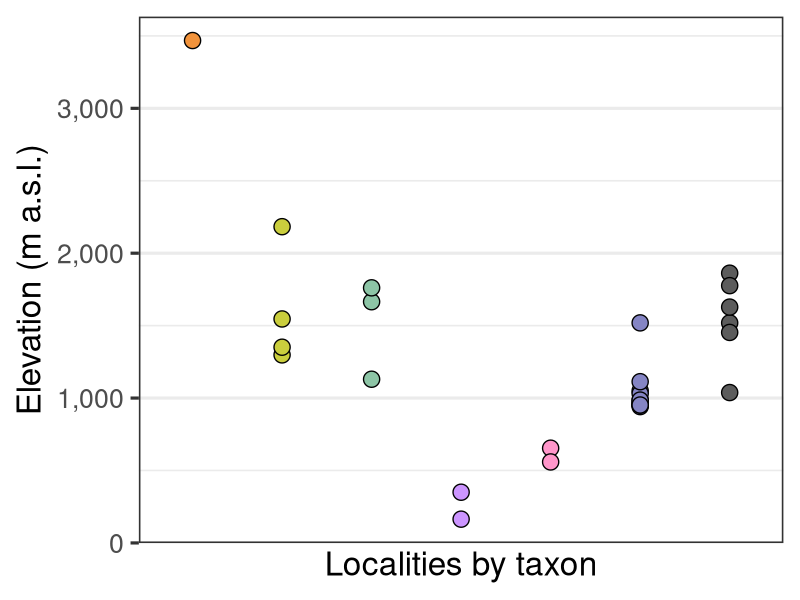
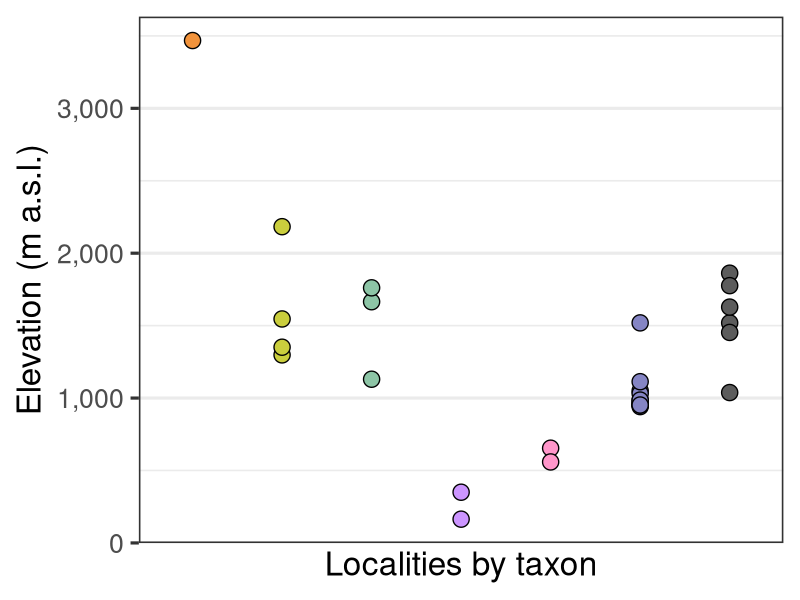
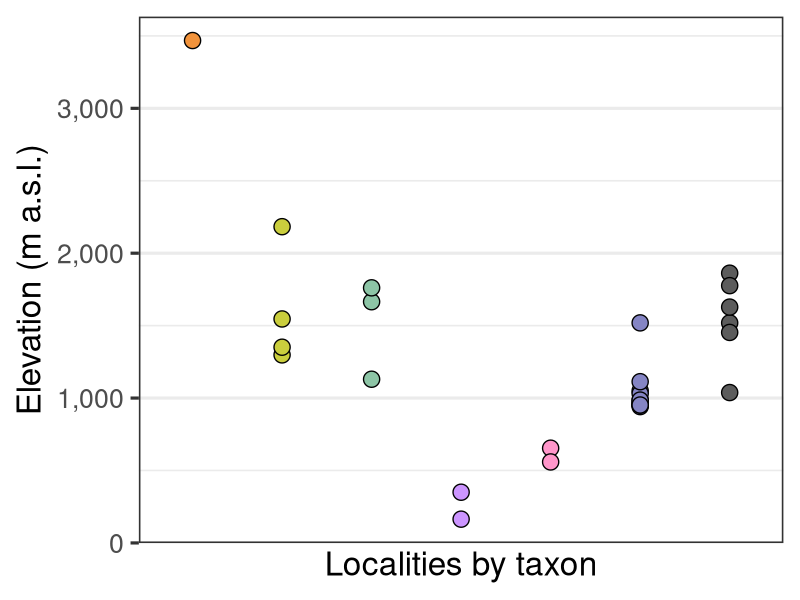

Source code (R) for these figures, in order:
# Plot elevation of sample localities
## See the README.md file in this folder for a description of how the input data were prepared.
## Produces Fig. 1E

# Set working directory
setwd("./")

# Load packages
library(tidyverse)

# Import data
sites <- read_csv("Wildebeest_Localities_metadata_Elevation.csv", col_names = T)

## Lock in order of sites for ggplot
#sites$Locality <- factor(sites$Locality, levels = sites$Locality)

# Colour palette
myPalette <- c("#f2933b", "#cace3d", "#8dc5a6", "#cc95ff", "#ff96ca", "#8585c4", "#5c5c5c")

# Plot elevation of sites by subspecies
## Set order of subspecies for plotting
sites$Subspecies_common <- factor(sites$Subspecies_common, levels = c("Bale wildebeest", "Western white-bearded", "Eastern white-bearded", "Nyassa", "Cookson", "Brindled", "Black"))
ggplot(sites) +
  geom_point(aes(Subspecies_common, Elevation, fill = Subspecies_common), pch = 21, size = 5, stroke = 0.7) +
  scale_fill_manual(values = myPalette,
                    breaks = c("Bale wildebeest", "Western white-bearded", "Eastern white-bearded", "Nyassa", "Cookson", "Brindled", "Black"),
                    name = "Taxon") +
  scale_y_continuous(name = "Elevation (m a.s.l.)",
                     labels = scales::label_comma()) +
  scale_x_discrete(name = "Localities by taxon",
                   labels = NULL,
                   breaks = NULL) +
  theme_bw(base_size = 24) +
  theme(legend.position = "none", 
        axis.ticks.x = element_blank())
ggsave("Genome_Samples_LocalitiesByTaxon_Elevation.png", dpi = 300)
ggsave("Genome_Samples_LocalitiesByTaxon_Elevation.svg")
